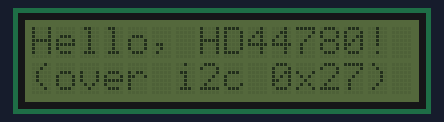
A sketch run on a simulated Arduino Uno, built with avr-gcc and run on an emulated ATmega328P. Parts: 16×2 character LCD.

Above: at 0.1 s.
At 1.1 s:
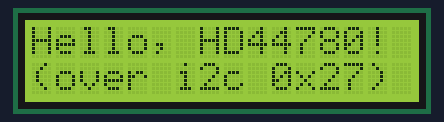

The sketch:

LCDi2c_probing.ino
```cpp
/*
	Arduino + PCF8574* LCD backpack
	2015 - ubi de feo - http://ubidefeo.com

	This draws from the the HelloWorld_i2c.pde example by Francisco Malpartida and requires his extended LiquidCrystal library.
	https://bitbucket.org/fmalpartida/new-liquidcrystal/wiki/Home
*/
#include <Wire.h>
#include <LiquidCrystal_I2C.h>

/*

	This is the physical i2c address of the device,
 	depending on the chip it will have a different value.
 	If you don't know your device's address you can use this guide to find it out:
	http://playground.arduino.cc/Main/I2cScanner

 	The sketch provided at the link above will list all the connected i2c devices and their address
 	in Decimal format (assuming they're powered up and functioning).

 	In the following #define I have specified the address in Hexadecimal because of
 	personal preference,but it will accept an integer, in this case it would be 39.

 	If you don't knwo how to convert between Decimal and Hexadecimal here's a link where you can also learn a thing or two
 	http://www.binaryhexconverter.com/decimal-to-hex-converter


 */
#define I2C_ADDR    0x27 //


/*

	The following block of defines which pin (on the PCF8574*) is designated for which functionality
	Some LCD may have a different pin arrangement, so it's a good thing that the developer
	of this extended library thought adding a constructor to which we can pass custom values (see later)

	#define 	PIN_FUNCTIONALITY	PCF8574X_PIN

	If your LCD has, for instance, the pins RS and EN switched this would allow us to quickly change the order

 */
#define Rs_pin  0 	// Register Select Pin
#define Rw_pin  1	// Read/Write Pin
#define En_pin  2	// Enable Pin
#define Bl_pin  3	// Backlight Pin | the original example HelloWorld_i2c.pde was probably made to work with a bare chip controlling the backlight via Arduino pin 13

/*
	Data pins are usually all arranged the same way
*/
#define D4_pin  4
#define D5_pin  5
#define D6_pin  6
#define D7_pin  7

/*	This is only used by me to blink the backlight 	*/
#define UPDATE_INTERVAL 1000

/* Here is where everything comes together, thanks to the overloaded constructor which allows us to specify every single pin */
LiquidCrystal_I2C	lcd(I2C_ADDR,En_pin,Rw_pin,Rs_pin,D4_pin,D5_pin,D6_pin,D7_pin, Bl_pin, POSITIVE);
/* Once this is done, the LCD Library works the same, you don't need to do anything different 	*/

uint32_t lastTimeChecked;
bool backlightStatus = false;

void setup()
{

  char conversionBuffer[2];
  itoa(I2C_ADDR, conversionBuffer, 16);

  lcd.begin(16,2);
  lcd.home ();
  lcd.setBacklight(backlightStatus);
  lcd.print("Hello, HD44780!");
  lcd.setCursor ( 0, 1 );
  lcd.print ("(over i2c 0x");
  lcd.print(conversionBuffer);
  lcd.print(")");

  lastTimeChecked = millis();
}

void loop()
{
	uint32_t currentTimeMS = millis();
	if(currentTimeMS - lastTimeChecked > UPDATE_INTERVAL){
		backlightStatus = !backlightStatus;

		/* this method allows us to turn the backlight on and off 	*/

		lcd.setBacklight(backlightStatus);
		lastTimeChecked = currentTimeMS;
	}
}
```

Measured:
- what the display in image 1 shows lasts 1.0 s, from 1.1 s to 2.1 s
